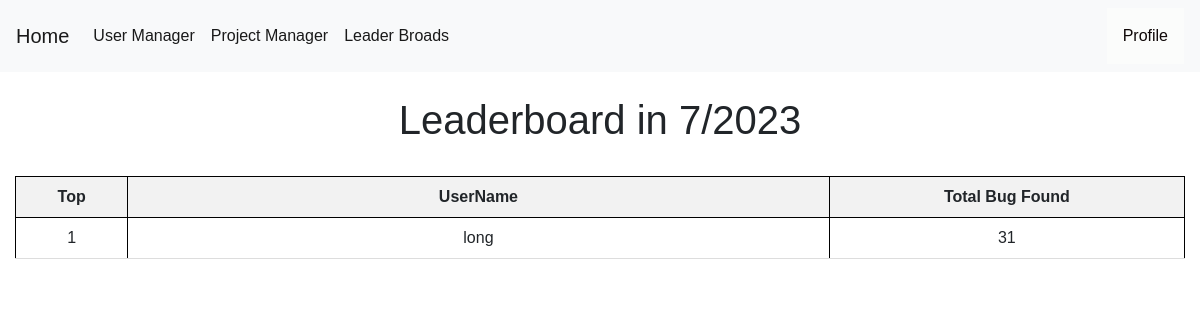
Page /leaderboard (signed in) on the earlier database version.
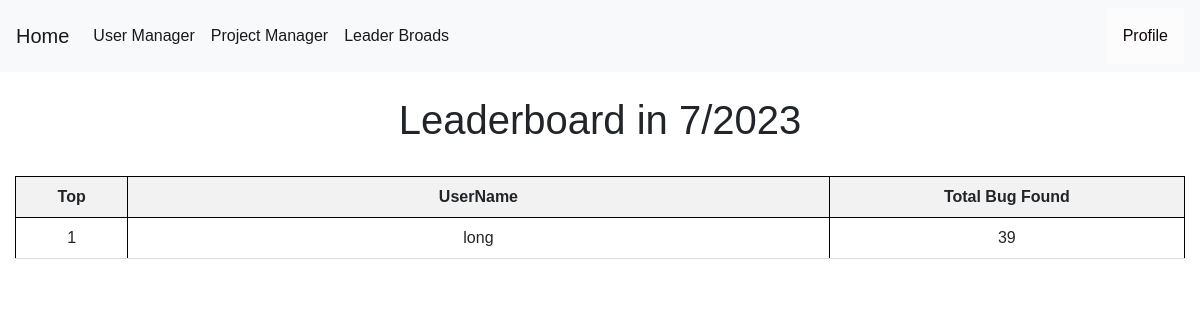
Same page on the later database version.
### tables this page shows
CREATE TABLE bugs (
    bugid INTEGER PRIMARY KEY AUTOINCREMENT,
    requestid INTEGER NOT NULL,
    name TEXT NOT NULL,
    bugurl TEXT NOT NULL,
    method TEXT NOT NULL,
    cweid TEXT NOT NULL,
    confidence TEXT NOT NULL,
    description TEXT NOT NULL,
    solution TEXT NOT NULL,
    risk TEXT NOT NULL,
    reference TEXT NOT NULL DEFAULT NONE,
    other TEXT NOT NULL DEFAULT NONE,
    pentester TEXT,
    FOREIGN KEY (pentester) REFERENCES users(userid) ON DELETE CASCADE
    FOREIGN KEY (requestid) REFERENCES requests(requestid) ON DELETE CASCADE
);

### app.py (the view)
@app.route('/leaderboard', methods=('GET', 'POST'))
def leaderboard():
    if session["userid"] == None:
        return redirect(url_for('login'))
    conn = get_db_connection()
    data = {}
    users = conn.execute('SELECT username FROM users').fetchall()
    totals = conn.execute("SELECT bugs.pentester,count(bugid),testdate FROM bugs,requests WHERE requests.requestid = bugs.requestid AND strftime('%Y-%m', testdate)  = ? group by bugs.pentester ", (datetime.today().strftime('%Y-%m'),)).fetchall()
    current_month = datetime.now().month
    current_year = datetime.now().year
    datas = sorted(totals, key=lambda x: x[1], reverse=True)
    return render_template('leaderboard.html',users=users,datas=datas,current_month=current_month,current_year=current_year)

### app.py (called while the page is built)
def get_db_connection():
    conn = sqlite3.connect('database.db')
    conn.row_factory = sqlite3.Row
    return conn

### templates/leaderboard.html (shortened to what this page needs)
{% extends 'base.html' %}
{% block content %}
<!DOCTYPE html>
<html>
<head>
    <br>
    <center><h1>Leaderboard in {{current_month}}/{{current_year}}</h1></center>
    <br>
</head>
<body>
    <table>
        <tr>
            <th style="text-align: center" ><a>Top</a></th>
            <th style="text-align: center" style="width: 80%;"><a>UserName</a></th>
            <th style="text-align: center" ><a>Total Bug Found</a></th>
        </tr>
        <tr>
            {% for data in datas %}
                <tr>
                    <td style ="text-align: center" style="width: 20%;">{{loop.index}}</td>
                    <td class = "name" style="text-align: center" style="width: 70%;">{{data.pentester}}</td>
                    <td class = "sroce" style="text-align: center" style="text-align: center">{{data['count(bugid)']}}</td>
                </tr>
            {% endfor %}
          </tr>
    </table>
</body>
</html>
{% endblock %}

### templates/base.html (shortened to what this page needs)
<!doctype html>
<link rel= "stylesheet" type= "text/css" href= "{{ url_for('static',filename='css/style.css') }}">
<html lang="en">
  <head>
    <link rel="stylesheet" href="https://stackpath.bootstrapcdn.com/bootstrap/4.3.1/css/bootstrap.min.css">
  </head>
  <body>
    <nav class="navbar navbar-expand-md navbar-light bg-light">
      {% block sidebar %}
        <a class="navbar-brand" href="{{ url_for('dashboard')}}">Home</a>
        <div class="collapse navbar-collapse" id="navbarNav">
            <ul class="navbar-nav">
              {% if session.userid %}
                {% if session.userid == 1 %}
              <li class="nav-item active">
                <a class="nav-link" href="{{ url_for('showuser')}}">User Manager</a>
              </li>
                {% endif %}
              <li class="nav-item active">
                <a class="nav-link" href="{{ url_for('showproject')}}">Project Manager</a>
              </li>
              <li class="nav-item active">
                <a class="nav-link" href="{{ url_for('leaderboard')}}">Leader Broads</a>
              </li>
              {% endif %}
              </ul>
        </div>
        {% endblock %}
        {% if session.userid %}
        <div class="dropdown">
          <button class="dropbtn">Profile</button>
        </div>
        {% else %}
          <a href="{{ url_for('login')}}" class="nav-link">Login</a>
        {% endif %}
    </nav>
    <div class="container">
        {% block content %} {% endblock %}
    </div>
</html>

### static/css/style.css (style rules this page uses)
table, th, td { border: 1px solid black; }
body { min-height: 100vh; height: 100%; margin: 0; z-index: 10; display: grid; grid-template-rows: auto 1fr auto; }
body { display: flex; flex-direction: column; }
.dropbtn { background-color: #fbfcfb; color: rgb(15, 8, 8); padding: 16px; font-size: 16px; border: none; }
.dropdown { position: relative; display: inline-block; }
.container { max-width: 1680px !important; }

### templates/leaderboard.html (style rules this page uses)
body { font-family: Arial, sans-serif; }
table { border-collapse: collapse; width: 100%; }
th, td { padding: 8px; text-align: left; border-bottom: 1px solid #ddd; }
th { background-color: #f2f2f2; font-weight: bold; }
.name { width: 60%; }

Differences in the rows shown:
no longer on this page (row unchanged): bugs: pentester "long", bugid "31"
added bugs: pentester "long", bugid "39"
